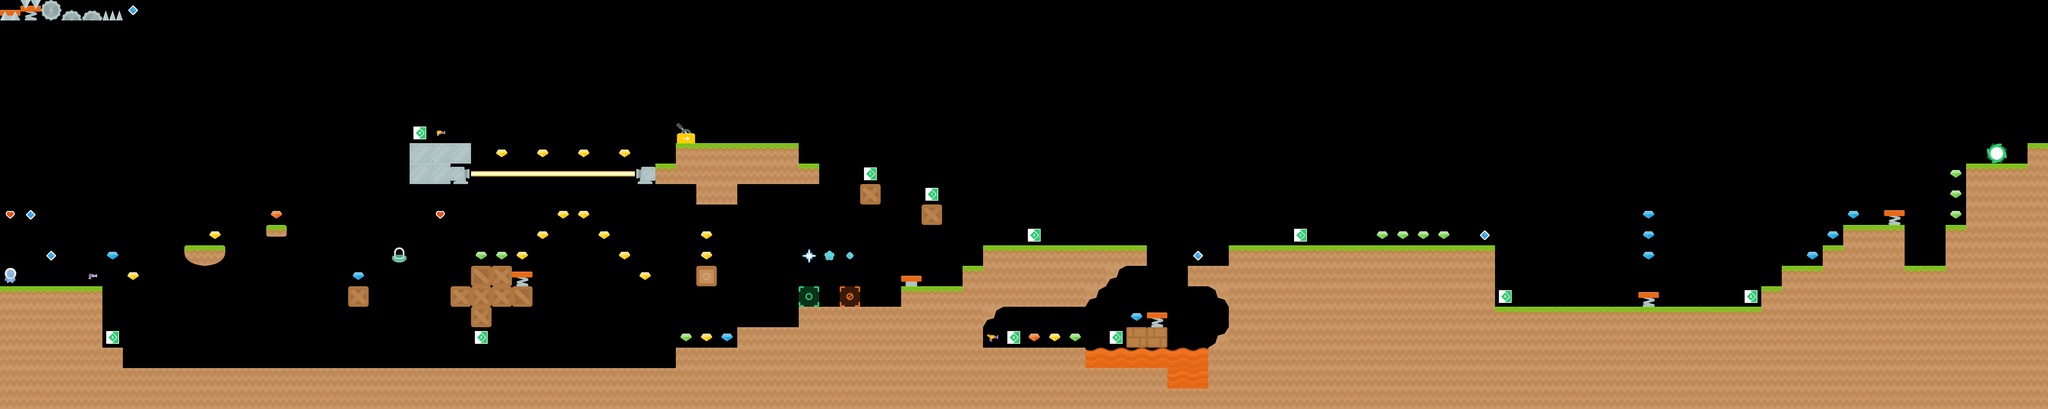

Rendered tile map (Tiled .tmx) drawn with the repository's tilesets; below, a short description and the map source with its tile grids summarised:
An orthogonal 100x20 tile map with 64x64 px tiles, 2 tile layers (layer02-nonpassable, layer03-gameobjects), 3 hidden layers not drawn, 4 tilesets.

<map version="1.5" tiledversion="1.7.2" orientation="orthogonal" renderorder="right-down" width="100" height="20" tilewidth="64" tileheight="64" infinite="0" nextlayerid="9" nextobjectid="1">
 <editorsettings>
  <export target="../maps/world-01-01.json" format="json" />
 </editorsettings>
 <properties>
  <property name="backgroundColor" value="#CFEFFC" />
  <property name="sky" value="world-01-03-sky" />
 </properties>
 <tileset firstgid="1" name="compiled_64x64" tilewidth="64" tileheight="64" tilecount="968" columns="44">
  <image source="../tiles/compiled_64x64.png" width="2816" height="1408" />
 </tileset>
 <tileset firstgid="969" name="complete_64x64" tilewidth="64" tileheight="64" tilecount="1024" columns="32">
  <image source="../tiles/complete_64x64.png" width="2048" height="2048" />
 </tileset>
 <tileset firstgid="1993" name="mini_21x21" tilewidth="21" tileheight="21" tilecount="900" columns="30">
  <image source="../tiles/mini_21x21.png" width="630" height="630" />
 </tileset>
 <tileset firstgid="2893" name="map_64x64" tilewidth="64" tileheight="64" tilecount="196" columns="14">
  <image source="../tiles/map_64x64.png" width="896" height="896" />
 </tileset>
 <layer id="1" name="layer01-background-passable" width="100" height="20" visible="0">
  <data>[2000 cells, 51 non-empty, 4 distinct tile ids]</data>
 </layer>
 <layer id="3" name="layer02-nonpassable" width="100" height="20">
  <data>[2000 cells, 565 non-empty, 20 distinct tile ids]</data>
 </layer>
 <layer id="8" name="layer03-gameobjects" width="100" height="20">
  <data>[2000 cells, 82 non-empty, 32 distinct tile ids]</data>
 </layer>
 <layer id="5" name="layer04-foreground-passable-opaque" width="100" height="20" visible="0">
  <data>[2000 cells, 33 non-empty, 4 distinct tile ids]</data>
 </layer>
 <layer id="4" name="layer05-foreground-passable-semitransparent" width="100" height="20" visible="0" opacity="0.4">
  <data>[2000 cells, 131 non-empty, 2 distinct tile ids]</data>
 </layer>
</map>
